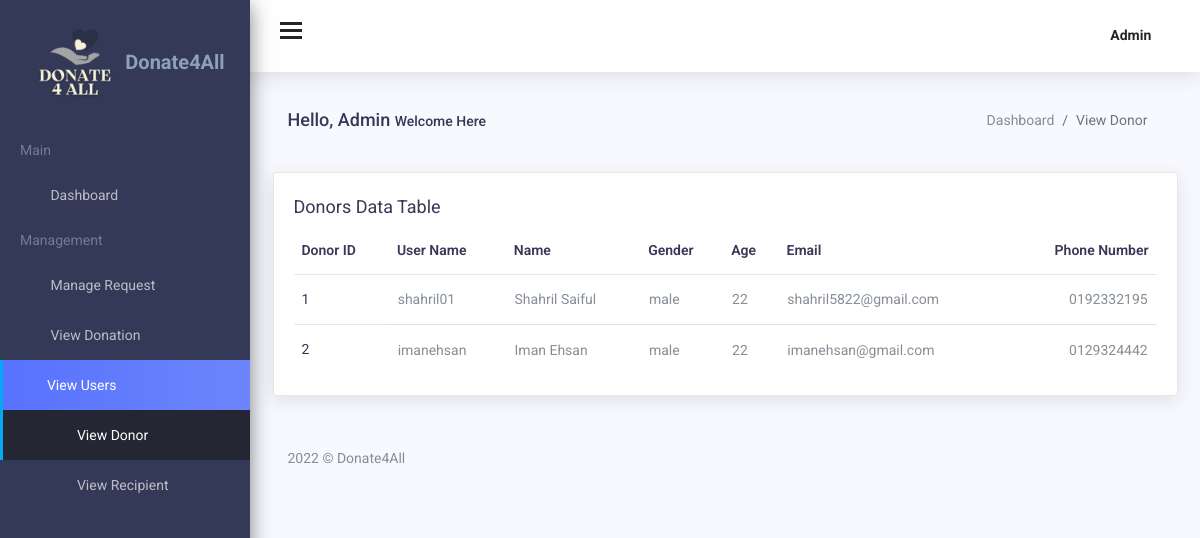
Screenshot of /Admin/viewdonor.php (signed in) with the database file from the repository.
### tables this page shows
CREATE TABLE `donor` (
  `donorID` int(11) NOT NULL,
  `Username` varchar(120) NOT NULL,
  `Password` varchar(120) NOT NULL,
  `Name` varchar(120) NOT NULL,
  `Gender` varchar(10) NOT NULL,
  `Age` int(3) NOT NULL,
  `Email` varchar(120) NOT NULL,
  `PhoneNumber` varchar(120) NOT NULL
);

### Admin/include/retrievedonor.php (called while the page is built)
<?php
include 'include/config.php';
$query="select donorID,UserName,Name,Gender,Age,Email,PhoneNumber from donor";
$result=mysqli_query($con,$query);
?>

### Admin/viewdonor.php (the view, shortened to what this page needs)
<?php
include('include/config.php');
?>
<!DOCTYPE html>
<html lang="en">
<head>
    <link href="assets/css/lib/font-awesome.min.css" rel="stylesheet">
    <link href="assets/css/lib/themify-icons.css" rel="stylesheet">
    <link href="assets/css/lib/menubar/sidebar.css" rel="stylesheet">
    <link href="assets/css/lib/bootstrap.min.css" rel="stylesheet">
    <link href="assets/css/lib/helper.css" rel="stylesheet">
    <link href="assets/css/style.css" rel="stylesheet">
</head>
<body>
    <?php include('include/sidebar.php'); ?>
    <?php include('include/header.php'); ?>
    <div class="content-wrap">
        <div class="main">
            <div class="container-fluid">
                <div class="row">
                    <div class="col-lg-8 p-r-0 title-margin-right">
                        <div class="page-header">
                            <div class="page-title">
                                <h1>Hello, Admin <span>Welcome Here</span></h1>
                            </div>
                        </div>
                    </div>
                    <div class="col-lg-4 p-l-0 title-margin-left">
                        <div class="page-header">
                            <div class="page-title">
                                <ol class="breadcrumb">
                                    <li class="breadcrumb-item"><a href="admindashboard.php">Dashboard</a></li>
                                    <li class="breadcrumb-item active">View Donor</li>
                                </ol>
                            </div>
                        </div>
                    </div>
                </div>
                <section id="main-content">
                    <div class="row">
                        <div class="col-lg-12">
                            <div class="card">
                                <div class="card-title">
                                    <h4>Donors Data Table </h4>
                                </div>
                                <div class="bootstrap-data-table-panel">
                                    <div class="table-responsive">
                                        <table id="row-select" class="display table table-borderd table-hover">
                                            <thead>
                                                <tr>
                                                    <th>Donor ID</th>
                                                    <th>User Name</th>
                                                    <th>Name</th>
                                                    <th>Gender</th>
                                                    <th>Age</th>
                                                    <th>Email</th>
                                                    <th>Phone Number</th>
                                                </tr>
                                            </thead>
                                            <tbody>
                                                <?php include 'include/retrievedonor.php'; ?>
                                                <?php if ($result->num_rows > 0) : ?>
                                                    <?php while ($array = mysqli_fetch_row($result)) : ?>
                                                        <tr>
                                                            <th scope="row"><?php echo $array[0]; ?></th>
                                                            <td><?php echo $array[1]; ?></td>
                                                            <td><?php echo $array[2]; ?></td>
                                                            <td><?php echo $array[3]; ?></td>
                                                            <td><?php echo $array[4]; ?></td>
                                                            <td><?php echo $array[5]; ?></td>
                                                            <td><?php echo $array[6]; ?></td>
                                                        </tr>
                                                    <?php endwhile; ?>
                                                <?php else : ?>
                                                    <tr>
                                                        <td colspan="3" rowspan="1" headers="">No Data Found</td>
                                                    </tr>
                                                <?php endif; ?>
                                            </tbody>
                                        </table>
                                    </div>
                                </div>
                            </div>
                        </div>
                    </div>
                    <div class="row">
                        <div class="col-lg-12">
                            <?php include('include/footer.php'); ?>
                        </div>
                    </div>
                </section>
            </div>
        </div>
    </div>
</body>
</html>

### rows the page displays
donor: donorID "1", Username "shahril01", Name "Shahril Saiful", Gender "male", Age "22", Email "shahril5822@gmail.com", PhoneNumber "0192332195"
donor: donorID "2", Username "imanehsan", Name "Iman Ehsan", Gender "male", Age "22", Email "imanehsan@gmail.com", PhoneNumber "0129324442"
